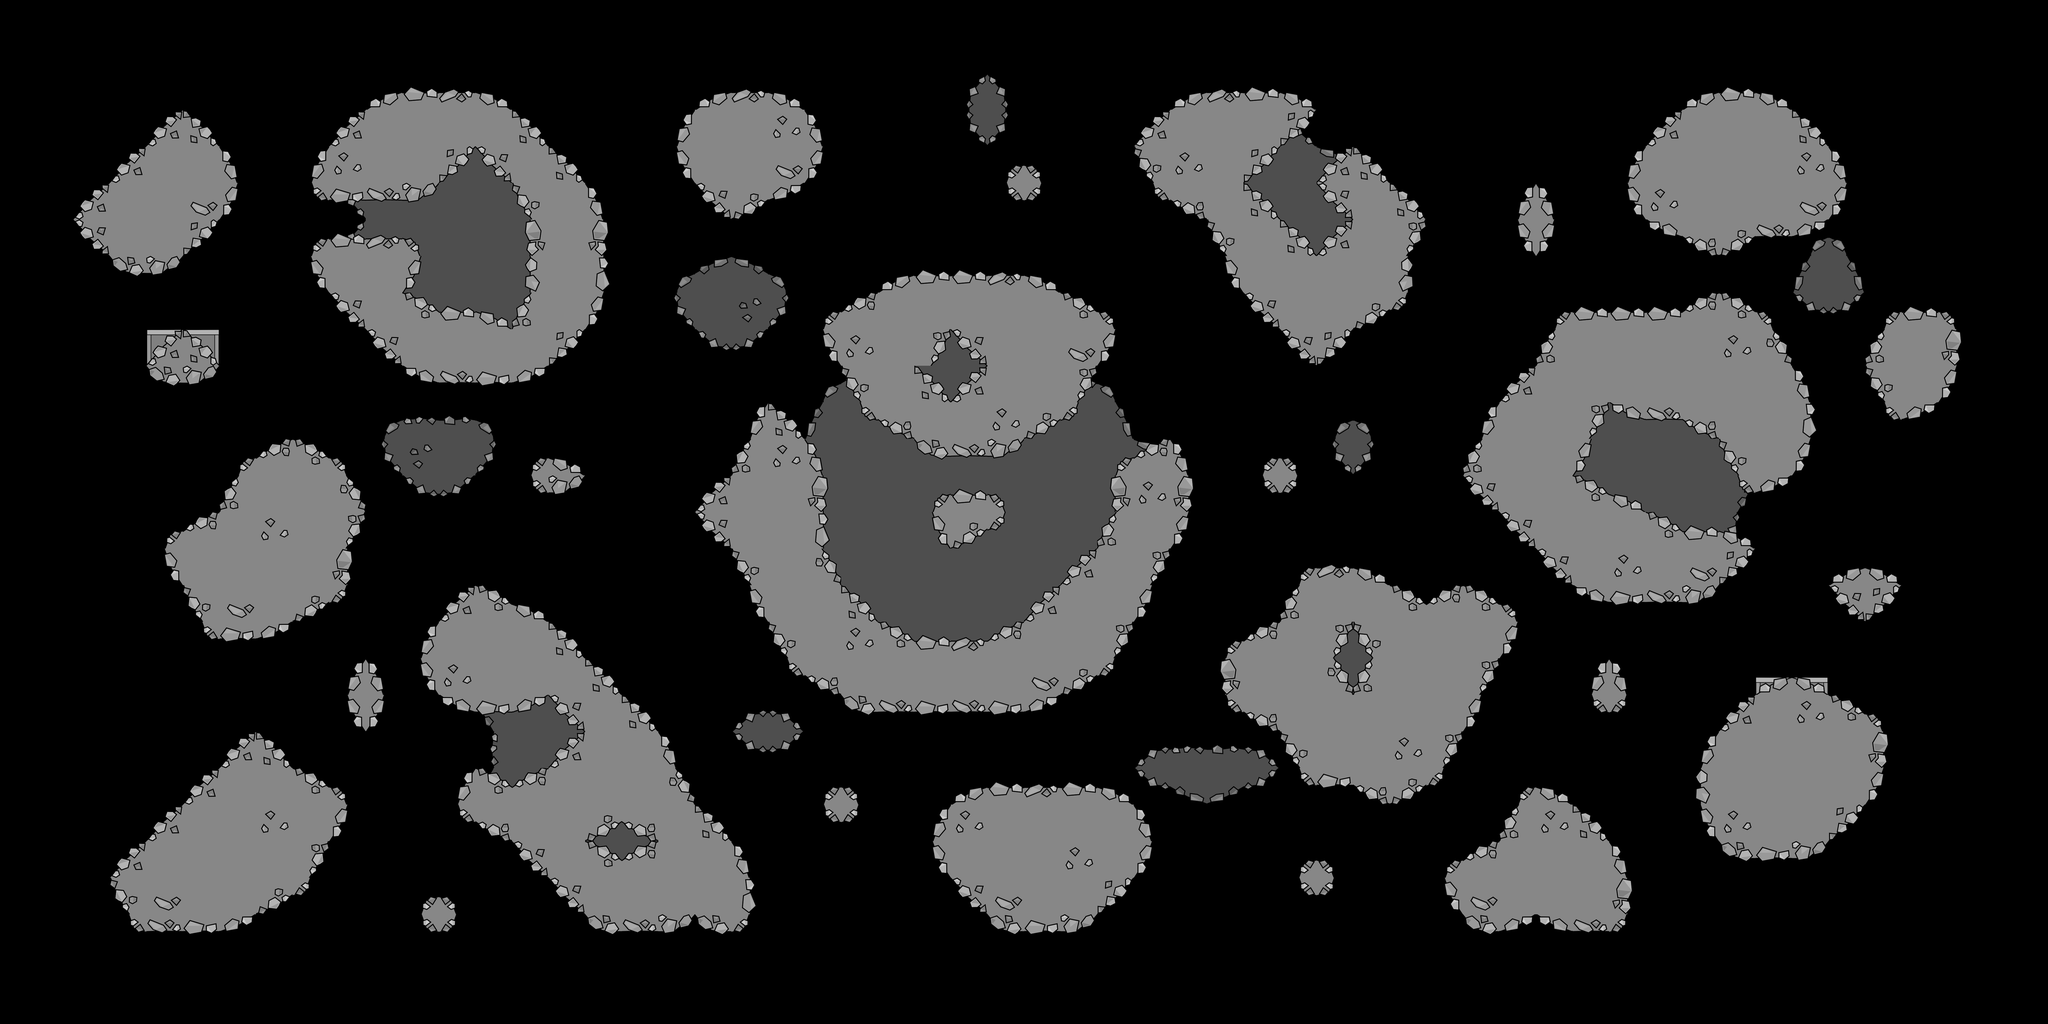

A 2D game scene composited from a Tiled map and its tileset images. What follows is a short description and the map's XML, with each tile layer's data collapsed to a summary:
An orthogonal 56x28 tile map with 128x128 px tiles, 2 tile layers (tilebg, tile) and 27 objects (wp_p_05, sp_p_05, sp_p_00, sp_p_01, sp_p_02, ...).

<map version="1.0" tiledversion="1.1.5" orientation="orthogonal" renderorder="right-down" width="56" height="28" tilewidth="128" tileheight="128" infinite="0" nextobjectid="28">
 <tileset firstgid="1" source="t64Moon_new.tsx" />
 <layer name="tilebg" width="56" height="28">
  <data>[1568 cells, 178 non-empty, 25 distinct tile ids]</data>
   </layer>
   <layer name="tile" width="56" height="28">
    <data>[1568 cells, 620 non-empty, 38 distinct tile ids]</data>
   </layer>
   <objectgroup name="objects">
    <object id="1" name="wp_p_05" x="1672" y="1100">
     <properties>
      <property name="weapon" value="flame,m93ba,smaw,machete,shotgun" />
     </properties>
    </object>
    <object id="2" name="sp_p_05" x="448" y="1196" />
    <object id="3" name="sp_p_00" x="1826" y="1310" />
    <object id="4" name="sp_p_01" x="3128" y="1102" />
    <object id="5" name="sp_p_02" x="3240" y="144" />
    <object id="6" name="sp_p_03" x="478" y="160" />
    <object id="7" name="wp_p_03" x="758" y="134">
     <properties>
      <property name="weapon" value="m16,riot,phasr" />
     </properties>
    </object>
    <object id="8" name="wp_p_00" x="816" y="532">
     <properties>
      <property name="weapon" value="fragnade,m14,phasr,gasnade,proxynade" />
     </properties>
    </object>
    <object id="9" name="wp_p_04" x="1316" y="148">
     <properties>
      <property name="weapon" value="fragnade,gasnade,m14,phasr" />
     </properties>
    </object>
    <object id="10" name="wp_p_01" x="896" y="1352">
     <properties>
      <property name="weapon" value="ak47,healthpack,phasr" />
     </properties>
    </object>
    <object id="11" name="sp_p_07" x="1694" y="162" />
    <object id="12" name="wp_p_07" x="2304" y="408">
     <properties>
      <property name="weapon" value="riot,phasr,m16" />
     </properties>
    </object>
    <object id="13" name="wp_p_08" x="2978" y="914">
     <properties>
      <property name="weapon" value="ak47,healthpack,phasr" />
     </properties>
    </object>
    <object id="14" name="wp_p_09" x="2854" y="520">
     <properties>
      <property name="weapon" value="fragnade,gasnade,m14,phasr,proxynade" />
     </properties>
    </object>
    <object id="15" name="wp_p_10" x="2336" y="975">
     <properties>
      <property name="weapon" value="ak47,healthpack,phasr" />
     </properties>
    </object>
    <object id="16" name="wp_p_11" x="1765" y="1353">
     <properties>
      <property name="weapon" value="riot,healthpack,mp5,proxynade" />
     </properties>
    </object>
    <object id="17" name="wp_p_15" x="1680" y="852">
     <properties>
      <property name="weapon" value="fragnade,gasnade,healthpack" />
     </properties>
    </object>
    <object id="18" name="wp_p_16" x="2830" y="1454">
     <properties>
      <property name="weapon" value="gasnade,fragnade,proxynade" />
     </properties>
    </object>
    <object id="19" name="wp_p_17" x="238" y="1456">
     <properties>
      <property name="weapon" value="gasnade,fragnade,proxynade" />
     </properties>
    </object>
    <object id="20" name="fp_b_2" x="3136" y="1183.34">
     <properties>
      <property name="sprite" value="flagStationOrange" />
     </properties>
    </object>
    <object id="21" name="fp_2" x="3135.33" y="1163" />
    <object id="22" name="fp_b_1" x="320" y="574">
     <properties>
      <property name="sprite" value="flagStationBlue" />
     </properties>
    </object>
    <object id="23" name="fp_1" x="319" y="553" />
    <object id="24" name="ctf_sp_1" x="611" y="1667" />
    <object id="25" name="ctf_sp_2" x="2816" y="128" />
    <object id="26" name="ctf_wp_1" x="2862" y="802">
     <properties>
      <property name="weapon" value="flame" />
     </properties>
    </object>
    <object id="27" name="ctf_wp_2" x="830" y="412">
     <properties>
      <property name="weapon" value="flame" />
     </properties>
    </object>
   </objectgroup>
  </map>
